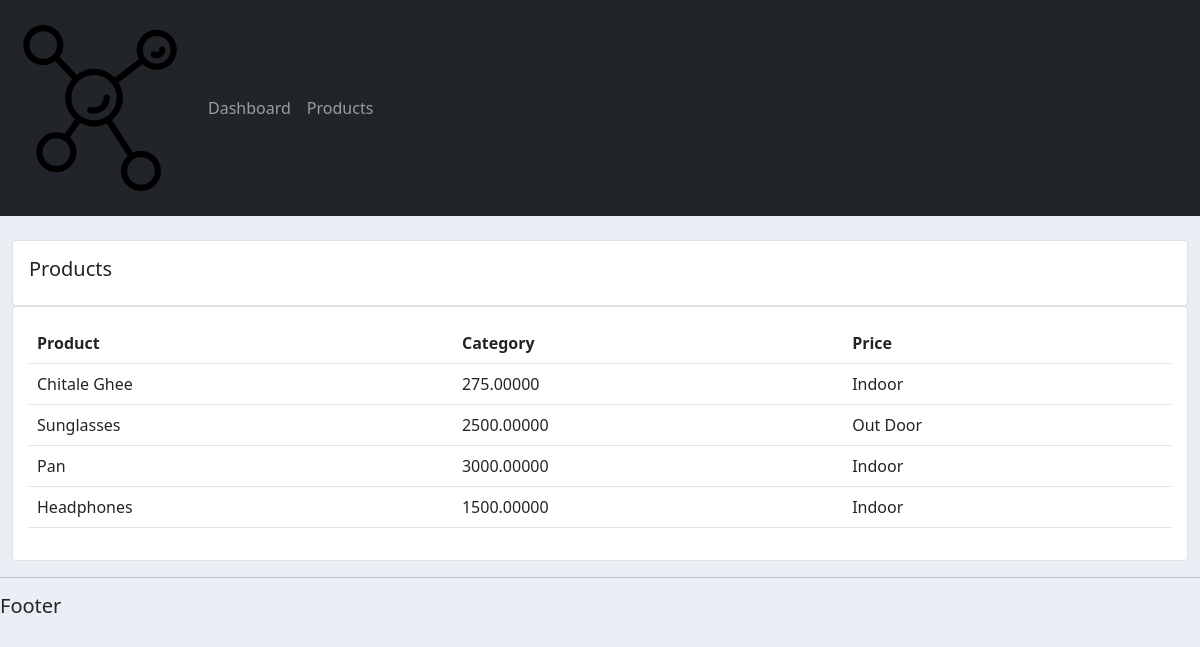
Screenshot of /products/ with the database file from the repository.
### accounts/models.py (models this page shows, shortened)
class Product(models.Model):
    CATEGORY = (
			('Indoor', 'Indoor'),
			('Out Door', 'Out Door'),
			)
    name = models.CharField(max_length=200, null=True)
    price = models.DecimalField(max_digits=10, decimal_places=5, null=True)
    category = models.CharField(max_length=200, null=True, choices=CATEGORY)
    description = models.CharField(max_length=200, null=True)
    data_created = models.DateTimeField(auto_now_add=True, null=True)
    tags = models.ManyToManyField(Tag)

### accounts/views.py (the view)
# urls.py: path('products/', views.products, name="products"),
def products(request):
    products = Product.objects.all()
    context={'products':products}
    return render(request, 'accounts/products.html', context)

### accounts/templates/accounts/products.html
{% extends 'accounts/main.html' %}
{% block content %}
<br>
<div class="row">
    <div class="col-md">
        <div class="card card-body">
            <h5>Products</h5>
        </div>
        <div class="card card-body">
            <table class="table">
                <tr>
                    <th>Product</th>
                    <th>Category</th>
                    <th>Price</th>
                </tr>
                {% for i in products %}
                        <tr>
                            <td>{{i.name}}</td>
                            <td>{{i.price}}</td>
                            <td>{{i.category}}</td>
                        </tr>
                {% endfor %}
            </table>
        </div>
    </div>
</div>
{% endblock %}

### accounts/static/css/main.css (style rules this page uses)
body { background-color: #ebeff5; }

### rows the page displays
Product: name "Chitale Ghee", price "275.00000", category "Indoor"
Product: name "Sunglasses", price "2500.00000", category "Out Door"
Product: name "Pan", price "3000.00000", category "Indoor"
Product: name "Headphones", price "1500.00000", category "Indoor"
